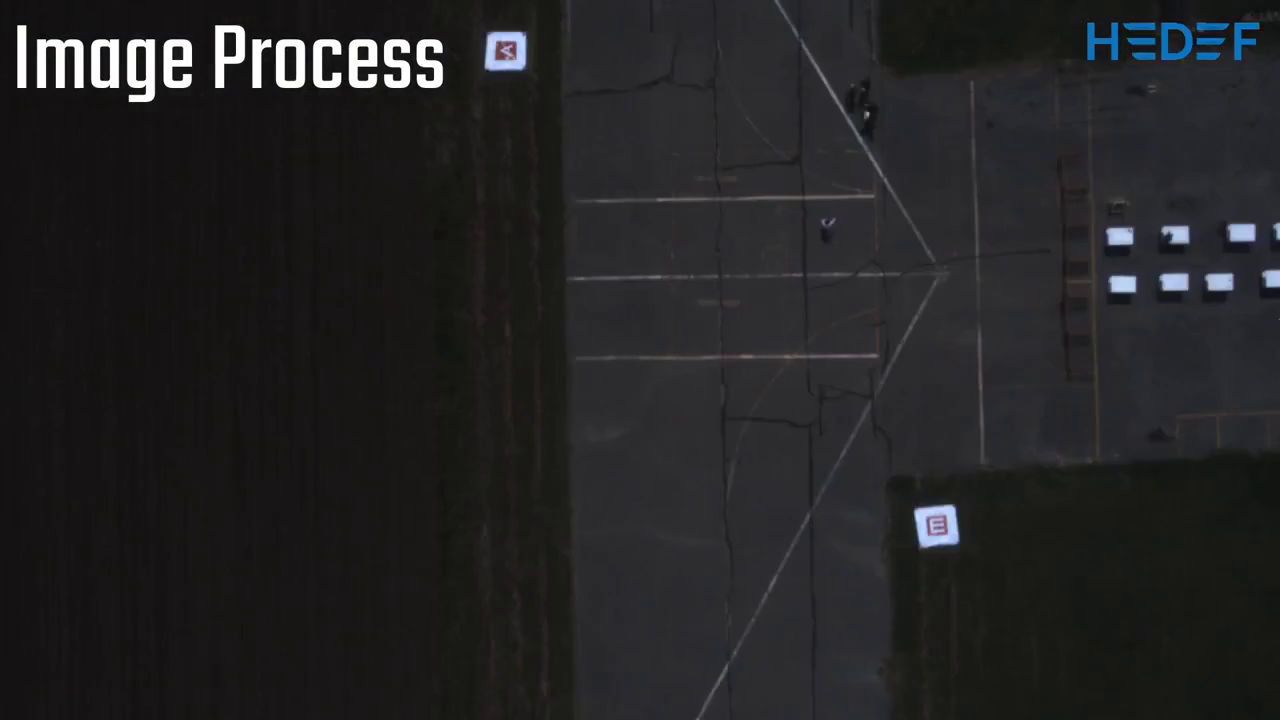
#> input picture frame 18 of Original Code/Sample_videos/samplevideo.mp4, 1280 x 720 px, given in place of file4.mp4, which was not available
$ python detectcontour_v2.py
#> lines starting #> are read from the running program, lines starting #| are printed output that depends on the picture; after the words box and inside, x2 and y2 are one past the last pixel; in counts of white or black regions, pixels touching at a corner belong together; pictures that were not available may be replaced by others from this repository, and a replacement may not be noted
#!/usr/bin/env python
import pytesseract
import cv2
from PIL import Image
import numpy as np
import matplotlib as plt
import imutils


# [65 lines left out: functions image_crop, image_rot, save_to_file, proc, ocr, not called in this run]


cam = cv2.VideoCapture('file4.mp4')
# cam = cv2.VideoCapture(0)
# keep looping
while True:
    # grab the current frame and initialize the status text
    (grabbed, frame) = cam.read()
#> frame is the input picture: shape (720, 1280, 3); mean B, G, R 36.5, 35, 35.6
    frame = frame = cv2.resize(frame, (1080, 720), fx=0, fy=0, interpolation=cv2.INTER_NEAREST)
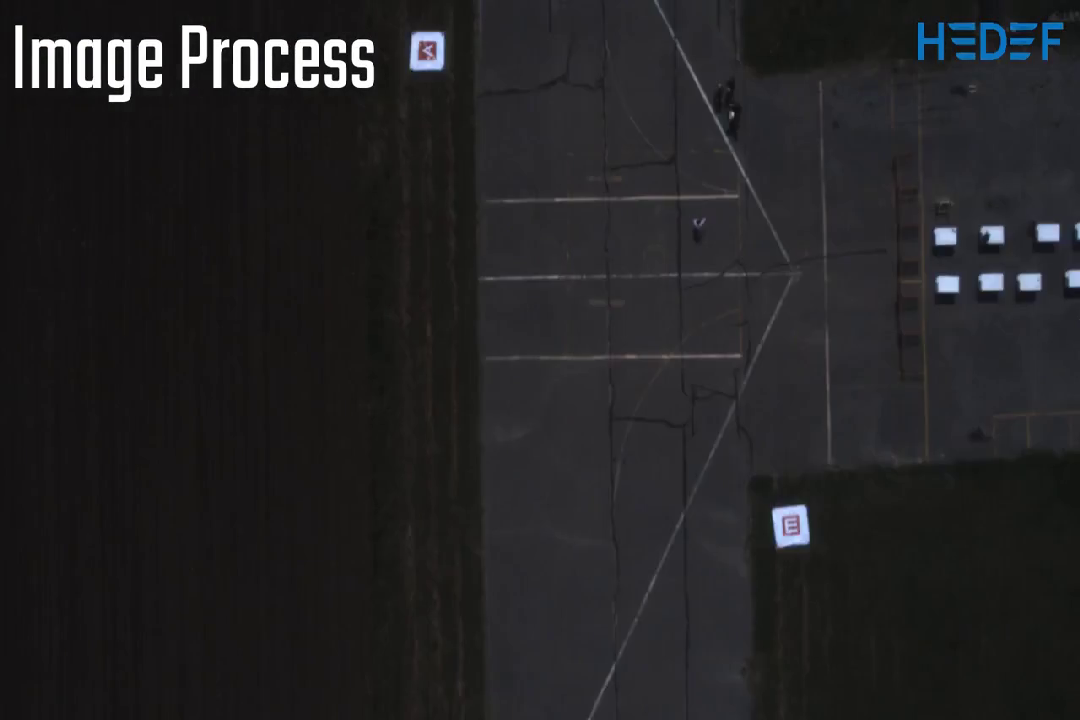
#> frame: shape (720, 1080, 3); mean B, G, R 36.4, 35, 35.6
    status = "No Targets"
    # cv2.imshow("original", frame)
    # convert the frame to grayscale, blur it, and detect edges
    gray = cv2.cvtColor(frame, cv2.COLOR_BGR2GRAY)
    blurred = cv2.GaussianBlur(gray, (7, 7), 0)
    edged = cv2.Canny(blurred, 50, 150)
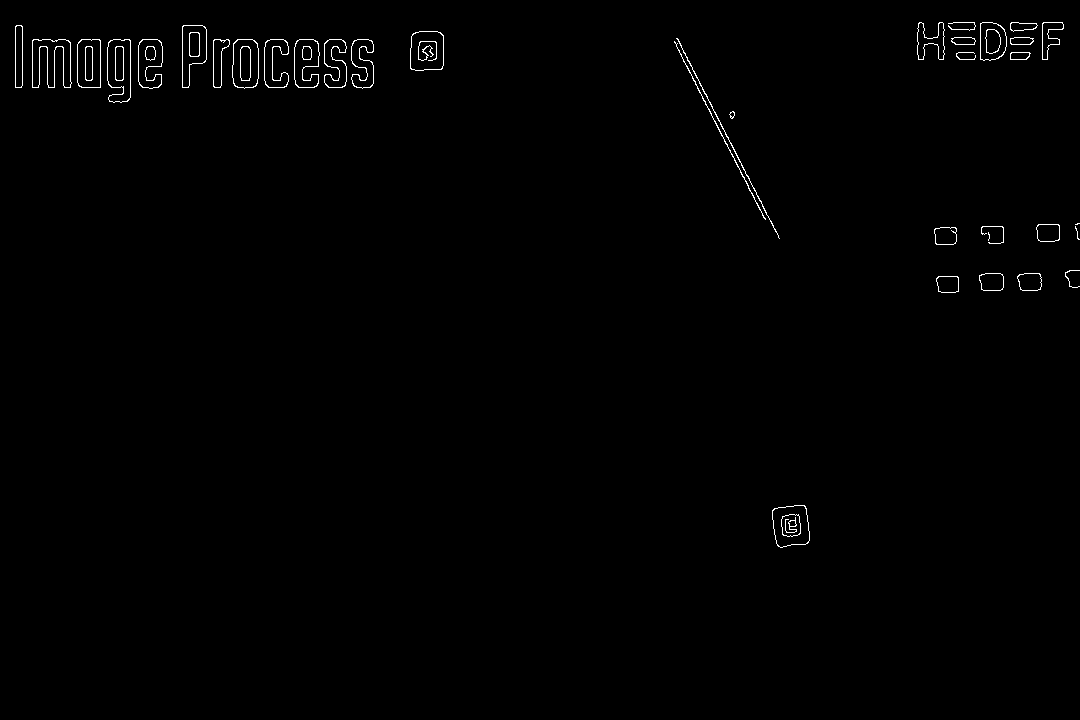
#> edged: shape (720, 1080); 0.65% white in thin lines or dots, all inside (x1, y1, x2, y2) = (15, 22, 1080, 548)
    # find contours in the edge map
    cnts = cv2.findContours(edged.copy(), cv2.RETR_EXTERNAL,
                            cv2.CHAIN_APPROX_SIMPLE)
#> cnts = 36 contours, 7 with area under 20; largest, box (x1, y1, x2, y2) and area: (772, 505, 810, 548) 1310, (107, 39, 131, 103) 1272, (410, 31, 444, 71) 1218, (232, 39, 259, 89) 1167, (32, 39, 72, 88) 1115
    cnts = imutils.grab_contours(cnts)

    # loop over the contours
    p = 0
    for c in cnts:
        # approximate the contour
        peri = cv2.arcLength(c, True)
        approx = cv2.approxPolyDP(c, 0.01 * peri, True)
        # print (peri)
        # ensure that the approximated contour is "roughly" rectangular
        if len(approx) >= 4 and len(approx) <= 6:
            # compute the bounding box of the approximated contour and
            # use the bounding box to compute the aspect ratio
            (x, y, w, h) = cv2.boundingRect(approx)
            aspectRatio = w / float(h)

            # compute the solidity of the original contour
            area = cv2.contourArea(c)
            hullArea = cv2.contourArea(cv2.convexHull(c))
            solidity = area / float(hullArea)

            # compute whether or not the width and height, solidity, and
            # aspect ratio of the contour falls within appropriate bounds
            keepDims = w > 25 and h > 25
            keepSolidity = solidity > 0.9
            keepAspectRatio = aspectRatio >= 0.8 and aspectRatio <= 1.2

            # ensure that the contour passes all our tests

            if keepDims and keepSolidity and keepAspectRatio:
                # draw an outline around the target and update the status
                # text
                cv2.drawContours(frame, [approx], -1, (0, 0, 255), 4)
                print('contour', approx)
                status = "Target(s) Acquired"

                # compute the center of the contour region and draw the
                # crosshairs
                M = cv2.moments(approx)
                (cX, cY) = (int(M["m10"] // M["m00"]), int(M["m01"] // M["m00"]))
                # (startX, endX) = (int(cX - (w * 0.15)), int(cX + (w * 0.15)))
                # (startY, endY) = (int(cY - (h * 0.15)), int(cY + (h * 0.15)))
                # cv2.line(frame, (startX, cY), (endX, cY), (0, 0, 255), 3)
                # cv2.line(frame, (cX, startY), (cX, endY), (0, 0, 255), 3)
                img_crop = image_crop(approx, frame)
                proc(img_crop)
#> this loop made 36 passes
#> (peri, approx, x, y, w, h, aspectRatio, area) on pass 31: (136.2, [[16, 25], [15, 87], [21, 87], [22, 26]], 15, 25, 8, 63, 0.127, 431.5)
#> (peri, x, y, w, h, aspectRatio, area, hullArea) on pass 24: (138.1, 77, 39, 24, 49, 0.49, 1086, 1089)
    # # draw the status text on the frame
    # cv2.putText(frame, status, (20, 30), cv2.FONT_HERSHEY_SIMPLEX, 0.5,
    # 	(0, 0, 255), 2)
    # # show the frame and record if a key is pressed
    cv2.imshow("Detected", frame)
    key = cv2.waitKey(50) & 0xFF
#> (key q is pressed here)

    # if the 'q' key is pressed, stop the loop
    if key == ord("q"):
        break

# cleanup the camera and close any open windows
cam.release()
cv2.destroyAllWindows()

$ run again, starting later in the video
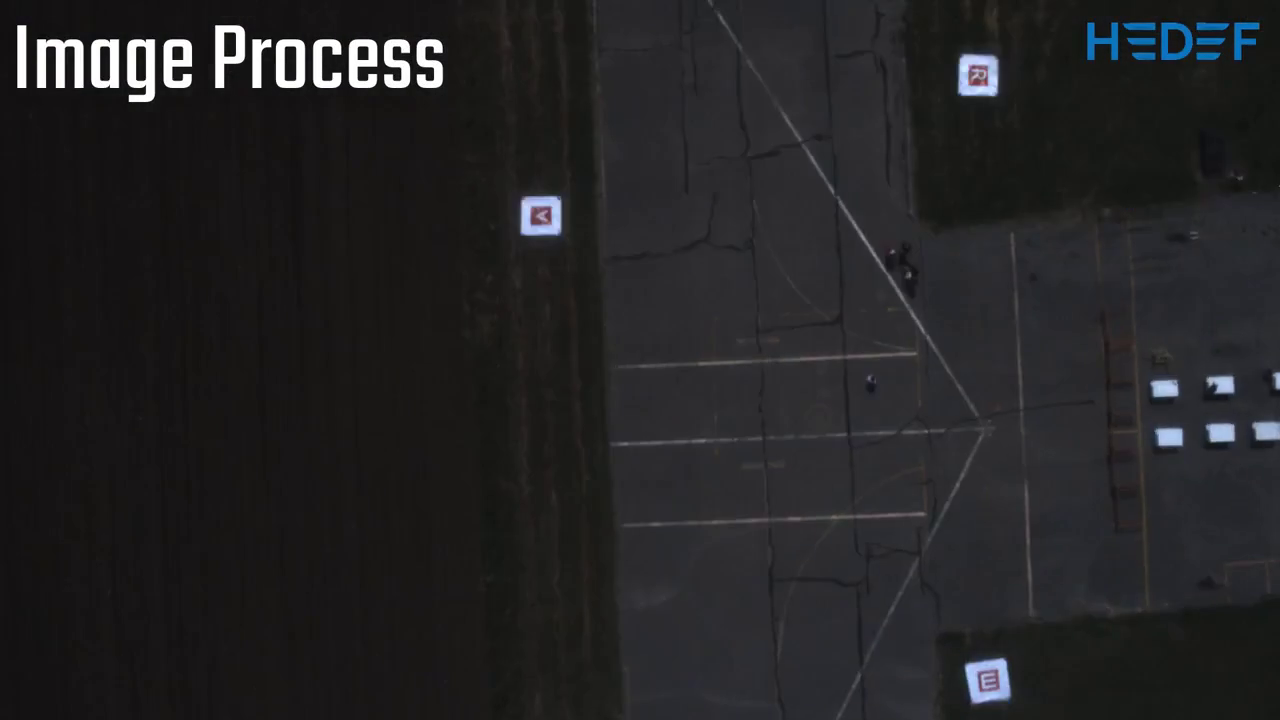
#> input picture frame 82 of Original Code/Sample_videos/samplevideo.mp4, 1280 x 720 px, given in place of file4.mp4, which was not available
#> frame is the input picture: shape (720, 1280, 3); mean B, G, R 36.7, 35.4, 35.8
#> `frame = frame = cv2.resize(frame, (1080, 720), fx=0, fy=0, interpolati..`:
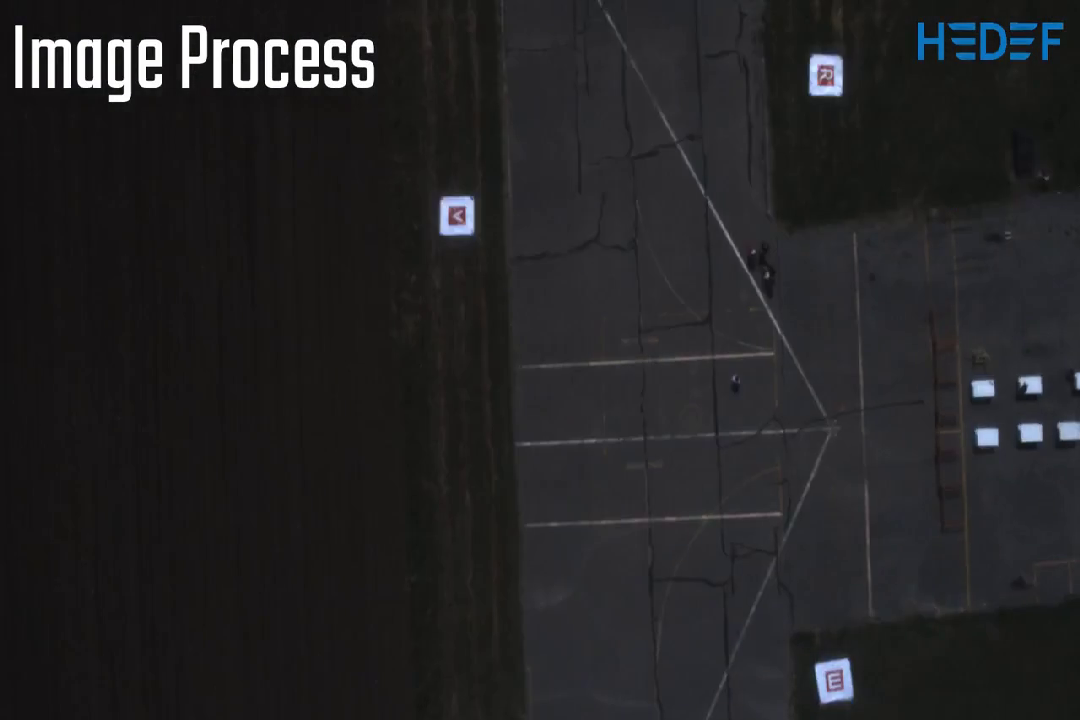
#> frame: shape (720, 1080, 3); mean B, G, R 36.7, 35.3, 35.8
#> `edged = cv2.Canny(blurred, 50, 150)`:
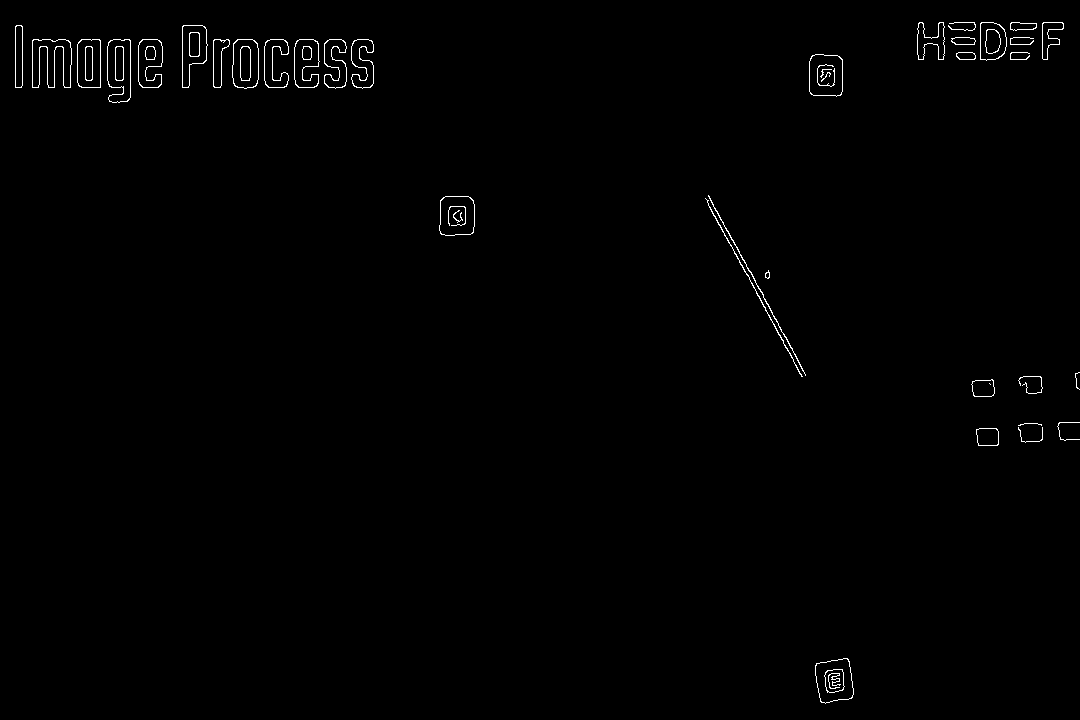
#> edged: shape (720, 1080); 0.67% white in thin lines or dots
#> cnts = 34 contours, 8 with area under 20; largest, box (x1, y1, x2, y2) and area: (815, 658, 854, 704) 1369, (809, 54, 843, 97) 1302, (107, 39, 131, 103) 1276, (439, 196, 475, 236) 1272, (232, 39, 259, 89) 1170
#> the loop `for c in cnts:` made 34 passes
#> (peri, approx, x, y, w, h, aspectRatio, area) on pass 29: (136.2, [[16, 25], [15, 87], [21, 87], [22, 26]], 15, 25, 8, 63, 0.127, 431.5)

$ run again, starting later in the video
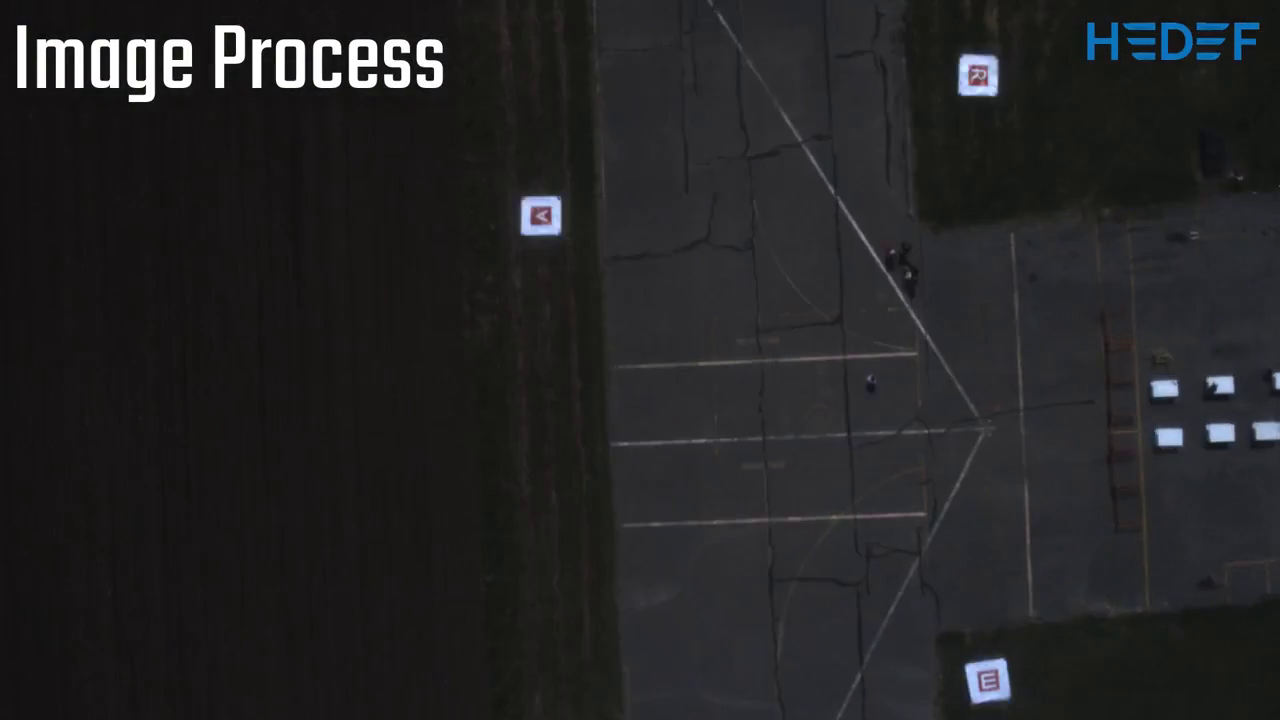
#> input picture frame 146 of Original Code/Sample_videos/samplevideo.mp4, 1280 x 720 px, given in place of file4.mp4, which was not available
#> frame is the input picture: shape (720, 1280, 3); mean B, G, R 36.7, 35.4, 35.8
#> `frame = frame = cv2.resize(frame, (1080, 720), fx=0, fy=0, interpolati..`:
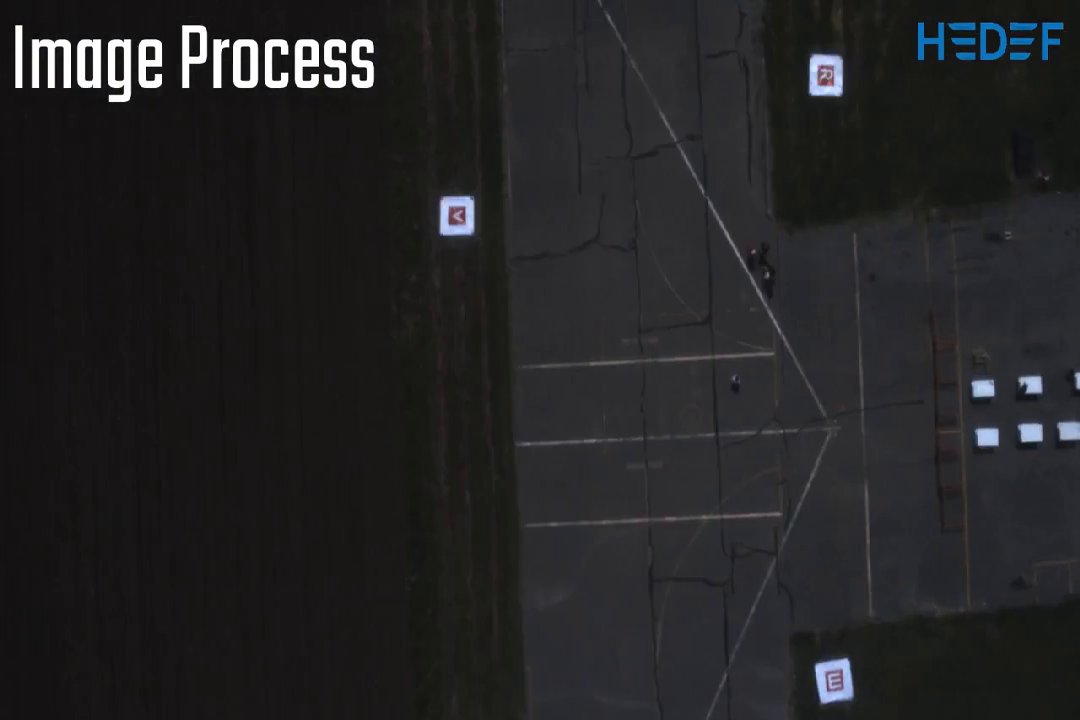
#> frame: shape (720, 1080, 3); mean B, G, R 36.7, 35.3, 35.8
#> `edged = cv2.Canny(blurred, 50, 150)`:
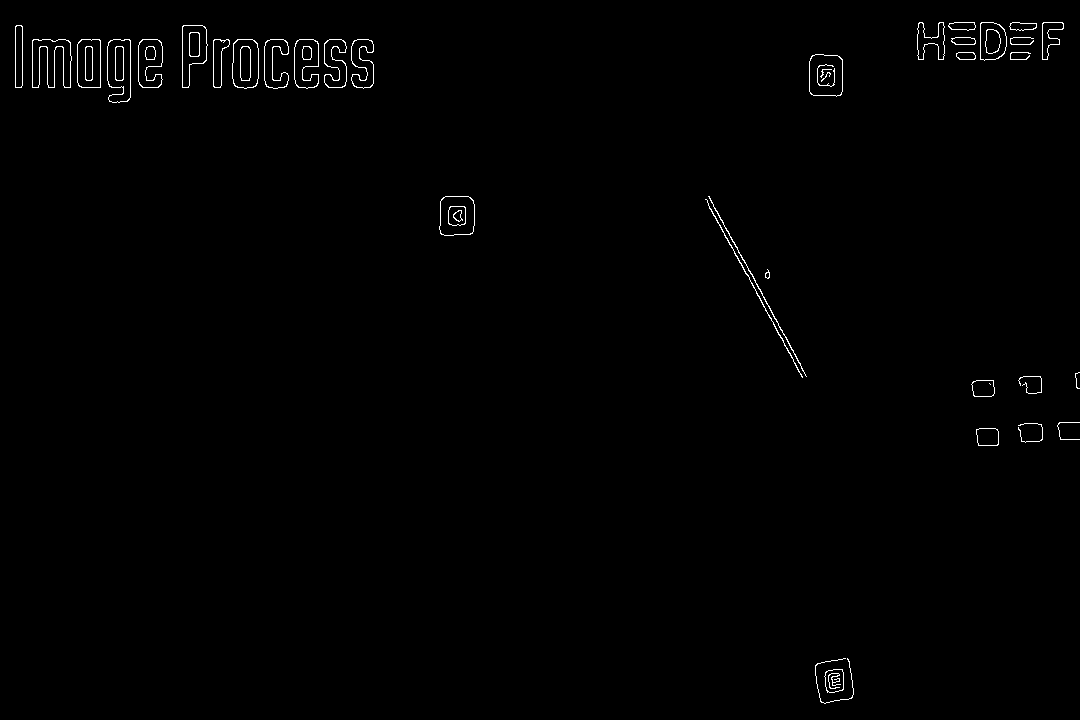
#> edged: shape (720, 1080); 0.67% white in thin lines or dots
#> cnts = 34 contours, 7 with area under 20; largest, box (x1, y1, x2, y2) and area: (809, 54, 843, 97) 1302, (107, 39, 131, 103) 1276, (439, 196, 475, 236) 1266, (232, 39, 259, 89) 1172, (32, 39, 72, 88) 1117
#> the loop `for c in cnts:` made 34 passes
#> (peri, approx, x, y, w, h, aspectRatio, area) on pass 29: (136.2, [[16, 25], [15, 87], [21, 87], [22, 26]], 15, 25, 8, 63, 0.127, 431.5)
